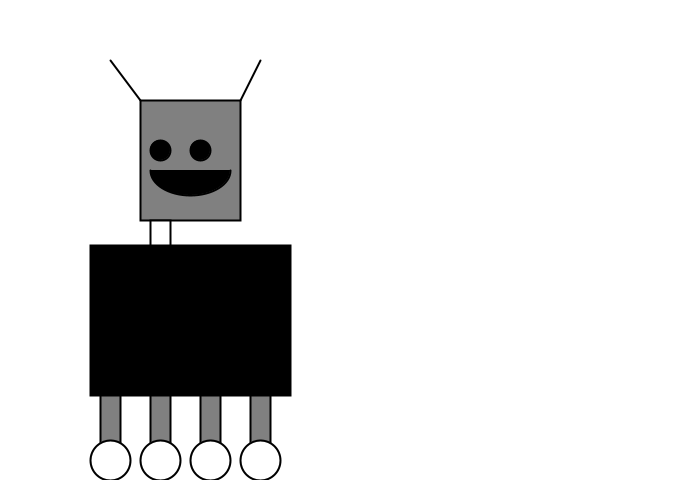
Frame 1 (no input)
Frame 60 (the mouse pressed at the canvas centre just before this capture): identical to frame 1, image omitted
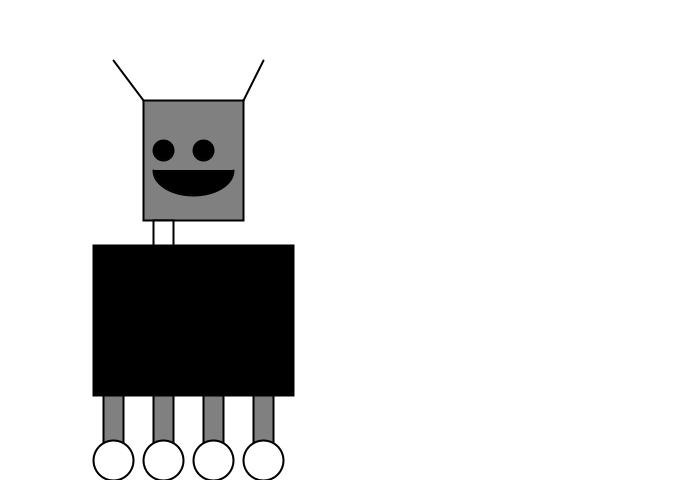
Frame 120 (the mouse held since frame 60 and released just before this capture)

The Processing sketch that drew these frames (run headless with seeded random() and noise(); from frame 60 on, the mouse is pressed at the canvas centre):

// Processing sketch: processing_57384
// ── processing_57384.pde

Robot robot;

int x = 0;
int y = 0;
int speed = 3;
float l = 60;
float m =440;
int radius = 45;
int neckHeight = 50;
int headHeight = 100;
float easing = 0.02;

void setup() {
  size (700, 480);
  smooth();
  strokeWeight(2);
  background(200);
  ellipseMode (RADIUS);
  robot = new Robot (100, 125, 60, 60, 16);
}

void draw() {
  background (255);
  float factor = constrain (mouseX/10, 0, 5);
  robot.jiggle(factor);
  robot.display();
}

class Robot {
  float x, y, w, h, eyeSize;
  Robot (float tempX, float tempY, float tempW, float tempH, float tempEyeSize) {
    x = tempX;
    y = tempY;
    w = tempW;
    h = tempH;
    eyeSize = tempEyeSize;
  }
  
  void jiggle (float speed) {
    x = x + random (-1, 1)*speed;
    y = y + random (-1,1)*speed;
    
    x = constrain (x, 0, width);
    y = constrain (y, 0, height);
  }
  
  void display() {
    ellipseMode (CENTER);
    rectMode (CENTER);
    //Head
    fill(128);
    rect(x+90, headHeight+60, 100, 120);
    fill(0);
    ellipse(x+60, headHeight+50, 20, 20);
    ellipse(x+100, headHeight+50, 20, 20);
    line(x+40, headHeight, x+10, headHeight-40);
    line(x+140, headHeight, x+160, headHeight-40);
    fill(0);
    arc(x+90, headHeight+70, 80, 50, radians(0), radians(180));
    
    //Neck
    fill(255);
    rect(x+60, headHeight+135, 20, neckHeight-20);
    
    //Body
    fill(0);
    rect(x+90, 320, 200, 150);
    
    //Legs
    fill(128);
    rect(x+10, 420, 20, 50);
    rect(x+60, 420, 20, 50);
    rect(x+110, 420, 20, 50);
    rect(x+160, 420, 20, 50);
    
    //Feet
    fill(255);
    ellipse(x+10, 460, 40, 40);
    ellipse(x+60, 460, 40, 40);
    ellipse(x+110, 460, 40, 40);
    ellipse(x+160, 460, 40, 40);
  }
}
